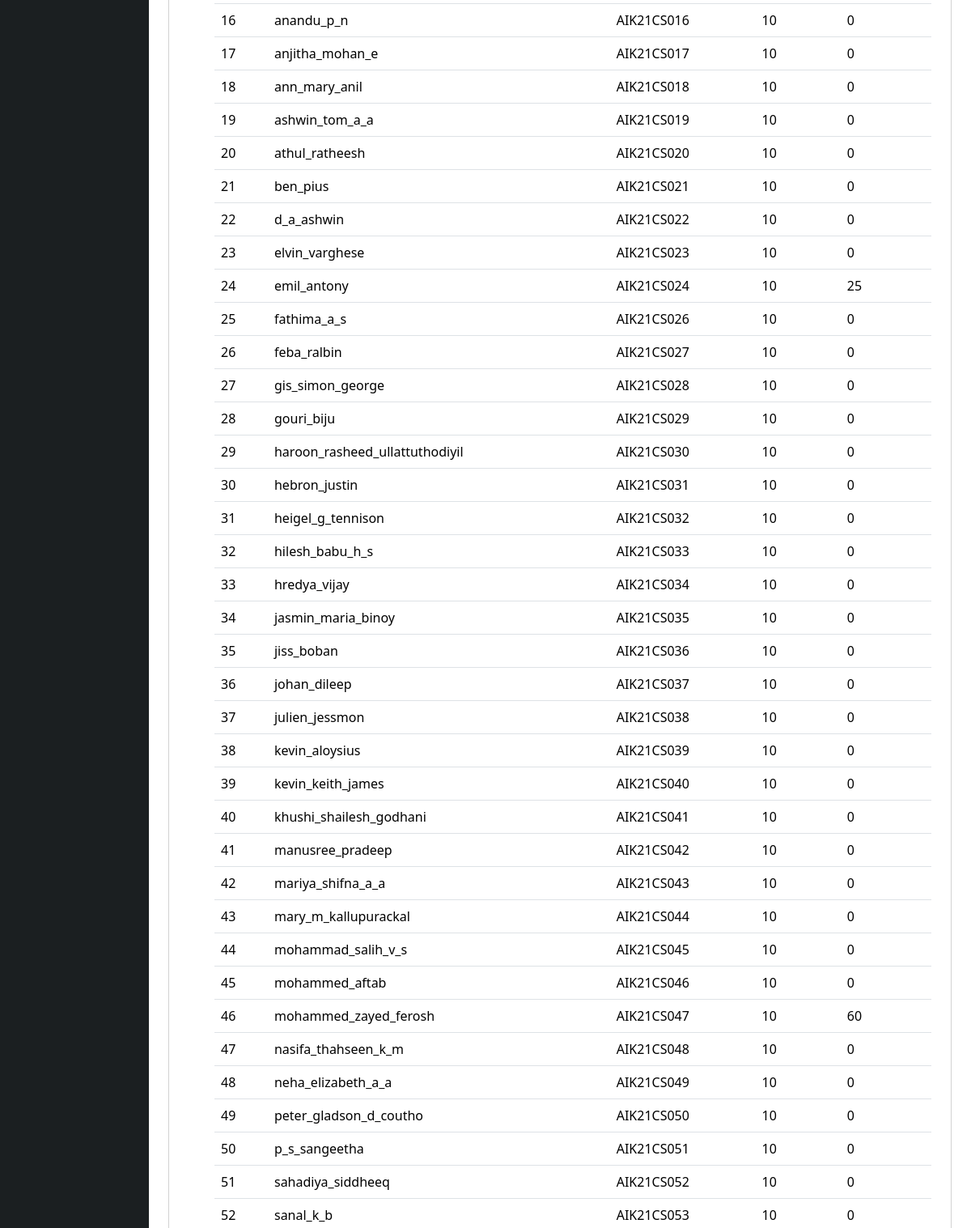
/admini/studentlist/3 (signed in, middle part), run on an earlier commit of the app's database.
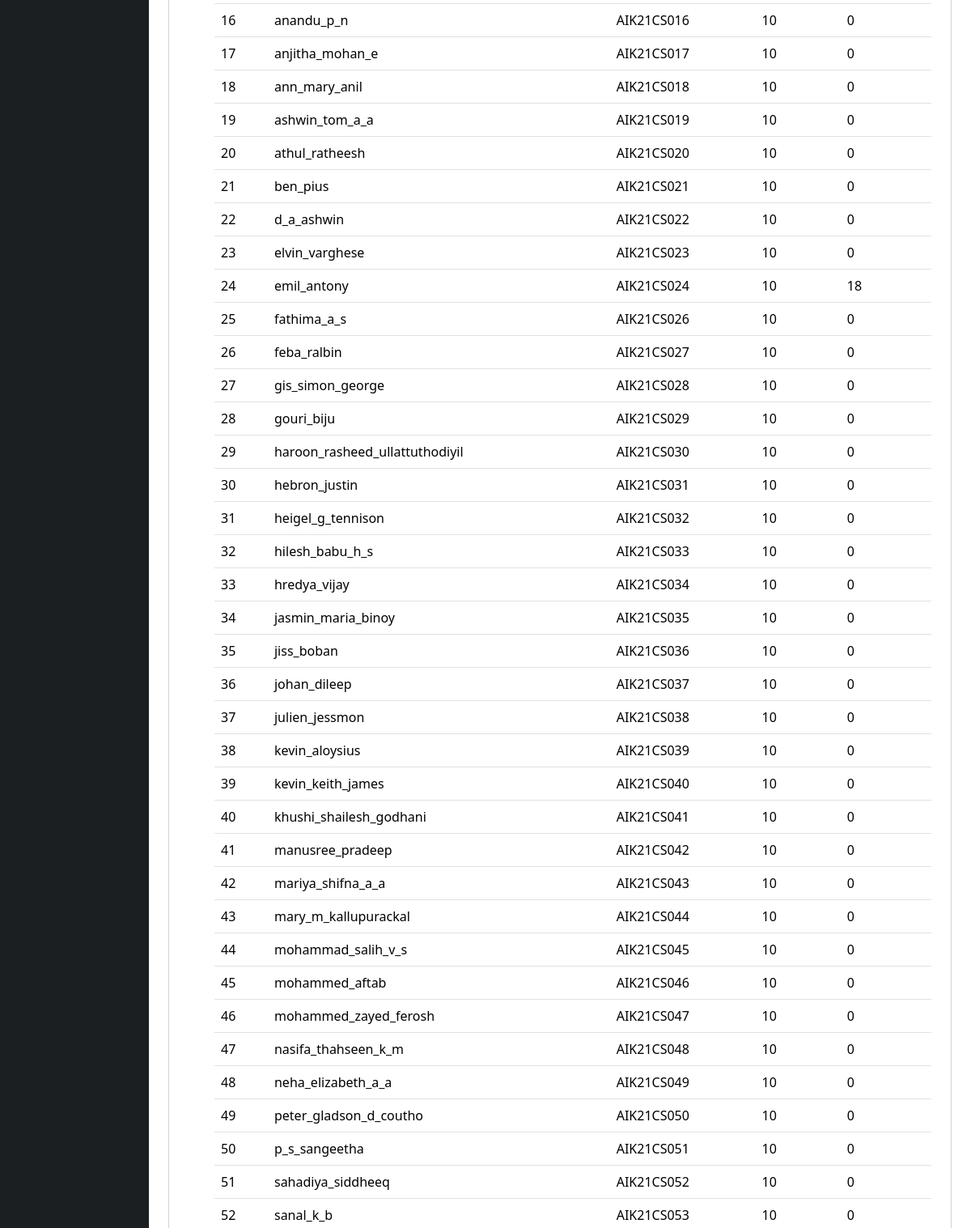
And on a later commit of the database.
### homepg/models.py (models this page shows, shortened)
class Student(models.Model):
    batches=(
        ('9','9'),
        ('10','10'),
        ('11','11'),
        ('12-a','12-a'),
        ('12-b','12-b'))
    name = models.CharField(max_length=100)
    regno = models.CharField(max_length=10,blank=True,null=False,unique=True,validators=[RegexValidator(regex=r'^(aik|AIK)\d{2}(cs|CS)\d{3}$',message='Enter a valid registration number.')] )
    batch = models.CharField(choices=batches,default='9',max_length=10)
    points = models.IntegerField(default=0)
    teacher = models.ForeignKey(Teacher,default=None,on_delete=models.SET_DEFAULT,null=True,blank=True)
    user = models.OneToOneField(CustomUser,on_delete=models.CASCADE)

### homepg/decorators.py (the view)
    def wrapper_func (request,*args,**kwargs):
        if request.user.is_authenticated:
            if request.user.is_superuser:
                return view_func(request,*args,**kwargs)
            elif request.user.roles == 'teacher':
                return redirect('teachvw')
            else:
                return redirect('studvw')
        else:
            return redirect('loginpg')

### homepg/views.py (called while the page is built)
@authenticated_admin
@login_required(login_url='/login')
def student_listing(request,id):
    user=request.user
    teacher= Teacher.objects.get(id=id)
    students=Student.objects.filter(teacher=teacher)
    sort_by = request.GET.get('sort_by')
    if sort_by == 'name':
        students = students.order_by('name')
    elif sort_by == 'regno':
        students = students.order_by('regno')
    elif sort_by == 'points':
        students = students.order_by('-points')
    return render(request, 'student_listing.html',{'students': students,'user':user,'teacher':teacher})

### homepg/templates/student_listing.html (shortened to what this page needs)
{% load static %}
<!doctype html>
<html lang="en">
  <head>
    <link rel="stylesheet" href="https://cdnjs.cloudflare.com/ajax/libs/font-awesome/6.5.1/css/all.min.css" />
    <link href="https://cdn.jsdelivr.net/npm/bootstrap@5.3.3/dist/css/bootstrap.min.css" rel="stylesheet">
</head>
  <body>
    <div class="container-fluid">
        <div class="row flex-nowrap">
            <div class="col-auto px-sm-2 px-0" style="background-color: #1b1f21;">
                <div class="d-flex flex-column align-items-center align-items-sm-start px-2 pt-1 text-white min-vh-100">
                </div>
            </div>
            <div class="col g-0">
                <div class="col g-0">
                <div class="card m-4">
                        <div class="card-body ps-5 overflow-y-auto" style="max-height: 80vh;">
                            <div class="overflow-auto mx-2 "    style="max-height: 80vh;">
                                <table class="table" id="activity-table">
                                    <tbody>
                                        {% for i in students %}
                                                <tr>
                                                    <td scope="row">{{ forloop.counter }}</td>
                                                    <td >{{ i.name }}</td>
                                                    <td >{{ i.regno|upper }}</td>
                                                    <td >{{ i.batch }}</td>
                                                    <td >{{ i.points }}</td>
                                                </tr>
                                            {% endfor %}
                                    </tbody>
                                </table></div>
                        </div>
                </div>
            </div>
        </div>
    </div>
  </body>
</html>

What changed in the data, as far as the page shows it:
changed Student "emil_antony": points "25" → "18"
changed Student "mohammed_zayed_ferosh": points "60" → "0"
